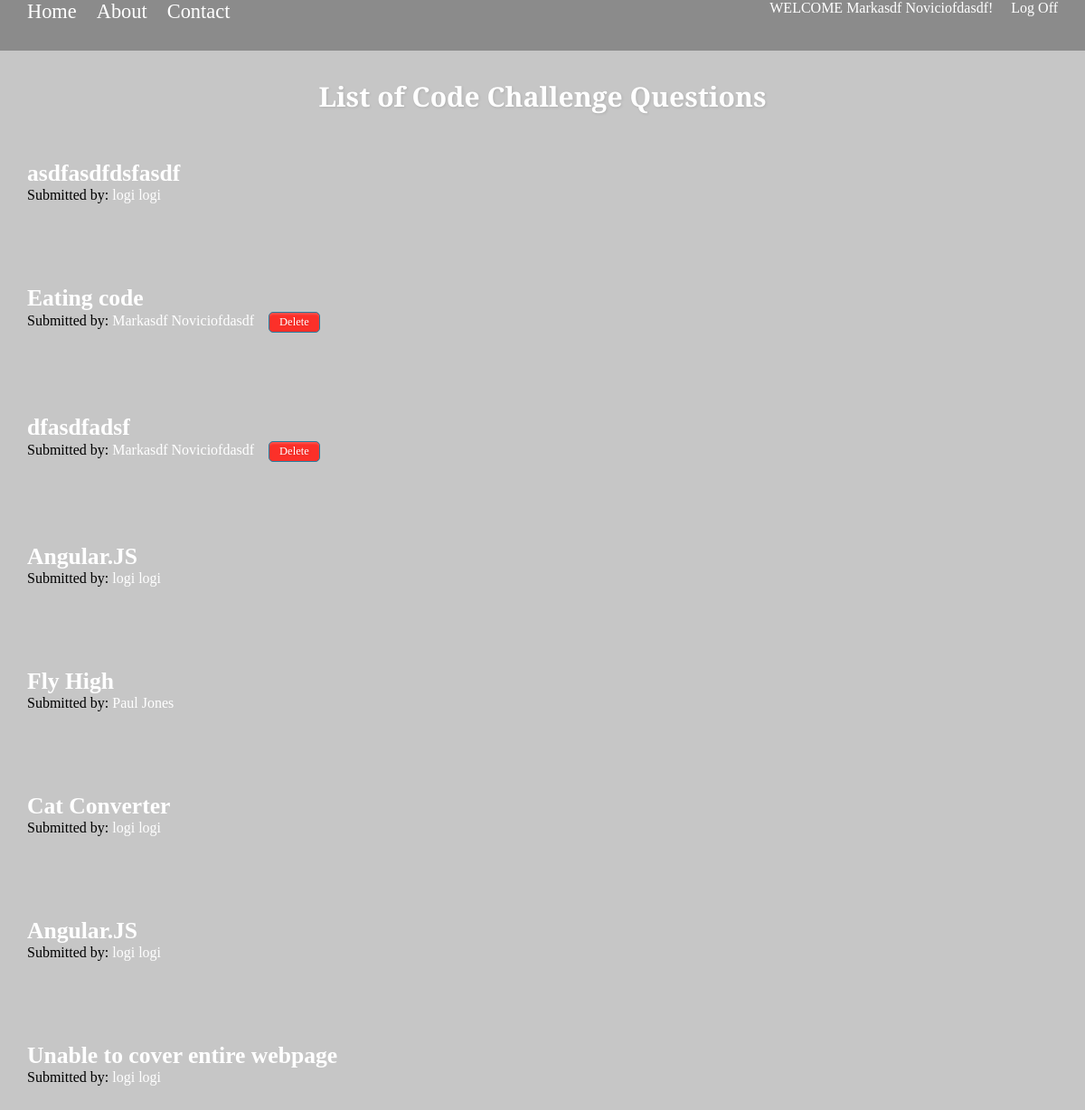
/post_challenge/challenges (signed in), run on the app's committed database.
### login_app/models.py (models this page shows, shortened)
class User(models.Model):
    first_name = models.CharField(max_length=40)
    last_name = models.CharField(max_length=40)
    email = models.EmailField(max_length=100, unique = True)
    password = models.CharField(max_length=100)
    created_at = models.DateTimeField(auto_now_add = True)
    updated_at = models.DateTimeField(auto_now = True)
    objects = UserManager()

### j_schatz_app/models.py (models this page shows, shortened)
class CodeChallenge(models.Model):
    publisher = models.ForeignKey(User, related_name='codechallenges', on_delete=models.CASCADE)
    title = models.CharField(max_length = 50)
    challenge_question = models.TextField()
    created_at = models.DateTimeField(auto_now_add = True)
    updated_at = models.DateTimeField(auto_now = True)
    objects = CodeChallengeManager()

### j_schatz_app/views.py (the view)
# urls.py: path('post_challenge/challenges', views.challenge),
def challenge(request):
    context = {
        "challenges": CodeChallenge.objects.all(),
        "user": User.objects.get(id = request.session['user_id'])
    }
    return render(request, 'challenges.html', context)

### j_schatz_app/templates/challenges.html (shortened to what this page needs)
<!DOCTYPE html>
<html lang="en">
<head>
    {% load static %}
    <link
      rel="stylesheet"
      type="text/css"
      href="{% static '../static/main.css' %}"
    />
</head>
<body>
    <div class="challenges-container">
    <div class="header-courses">
        <div class="header">
          <div class="left-header">
            <a class = "btn" href = "/">Home</a>
            <a class="btn" href="/about">About </a>
            <a class="btn" href="/contact">Contact</a>
        </div>
          <div class="right-header">
          <p class="login-user">
            WELCOME {{user.first_name}} {{user.last_name}}!
          </p>
          <a id="log-out" href="/user/logout">Log Off</a>
        </div>
        </div>
      </div>
    <h1 class="form-title"> List of Code Challenge Questions </h1>
    {% for challenge in challenges %}
    <div class="code-challenge-list-container">
    <ul>
        <li>
            <p class="code-challenge-list"> <a href="/post_challenge/coding_challenges/{{challenge.id}}">{{challenge.title}} </a></p>
            <div class="code-submitter">
                Submitted by: <a href="/post_challenge/challenge_publisher/{{challenge.publisher.id}}">{{challenge.publisher.first_name}} {{challenge.publisher.last_name}}</a>
                {% if request.session.user_id == challenge.publisher.id %}
                <button><a href="/post_challenge/coding_challenges/{{challenge.id}}/delete">Delete</a></button>
                {% endif %}
            </div>
        </li>
    </ul>
</div>
    {% endfor %}
</div>
</body>

### login_app/static/main.css (style rules this page uses)
* { margin: 0; padding:0; }
.title-container-right a, .header a { text-decoration: none; color: #fff; }
h1.form-title { color: #fff; text-shadow: 1px 1px 3px rgba(0, 0, 0, 0.12); font: normal 30px 'Bitter', serif; text-align: center; font-weight: bold; margin: 30px auto 15px auto; }
.header { display: flex; justify-content: space-between; margin-bottom: 15px; background-color: rgba(82, 82, 82, 0.5); }
.left-header { display: flex; justify-content: space-around; padding-left: 30px; }
.right-header { display: flex; justify-content: space-around; margin-right: 30px; }
p.login-user { color: #fff; margin-right: 20px; }
.left-header .btn { color: #fff; text-decoration: none; font-size: 1.4rem; margin-bottom: 30px; padding-right: 7px; margin-right: 15px; }
a.btn::before { display: block; content: attr(title); font-weight: bold; height: 0; overflow: hidden; visibility: hidden; }
.view-challenge a, div.code-submitter a { color: #fff; text-decoration: none; }
.challenges-container { background-color: #c0c0c0e5; }
div.code-challenge-list-container { margin-top: 50px; padding-bottom: 40px; }
p.code-challenge-list a { color: #fff; text-decoration: none; font-size: 1.6rem; }
p.code-challenge-list { margin-left: 30px; color: rgb(247, 78, 78); font-weight: bold; font-size: 1.4rem; }
div.code-submitter { margin-left: 30px; }
.code-submitter button { background: #fc3029; padding: 3px 11px 3px 11px; border-radius: 5px; -webkit-border-radius: 5px; -moz-border-radius: 5px; color: #fff; text-shadow: 1px 1px 3px rgba(0, 0, 0, 0.12); font: normal 30px 'Bitter', serif; -moz-box-shadow: inset 0px 2px 2px 0px rgba(255, 255, 255, 0.17); -webkit-box-shadow: inset 0px 2px 2px 0px rgba(255, 255, 255, 0.17); box-shadow: inset 0px 2px 2px 0px rgba(255, 255, 255, 0.17); border: 1px solid #257C9E; font-size: 12.5px; margin-left: 12px; }

### data on the page
User: first_name "Markasdf", last_name "Noviciofdasdf"
CodeChallenge: title "asdfasdfdsfasdf", publisher.first_name "logi", publisher.last_name "logi"
CodeChallenge: title "Eating code", publisher.first_name "Markasdf", publisher.last_name "Noviciofdasdf"
CodeChallenge: title "dfasdfadsf", publisher.first_name "Markasdf", publisher.last_name "Noviciofdasdf"
CodeChallenge: title "Angular.JS", publisher.first_name "logi", publisher.last_name "logi"
CodeChallenge: title "Fly High", publisher.first_name "Paul", publisher.last_name "Jones"
CodeChallenge: title "Cat Converter", publisher.first_name "logi", publisher.last_name "logi"
CodeChallenge: title "Angular.JS", publisher.first_name "logi", publisher.last_name "logi"
CodeChallenge: title "Unable to cover entire webpage", publisher.first_name "logi", publisher.last_name "logi"
